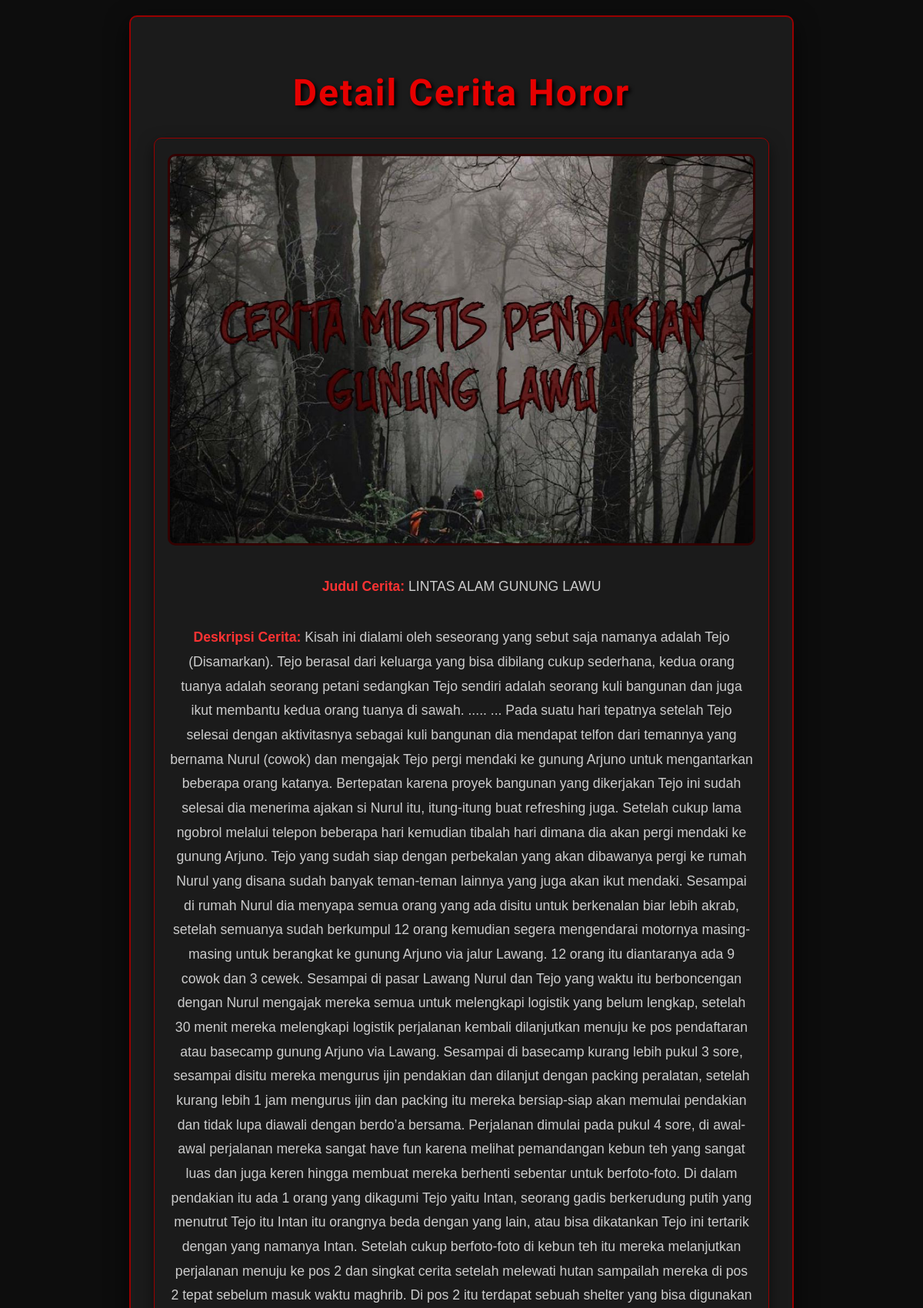
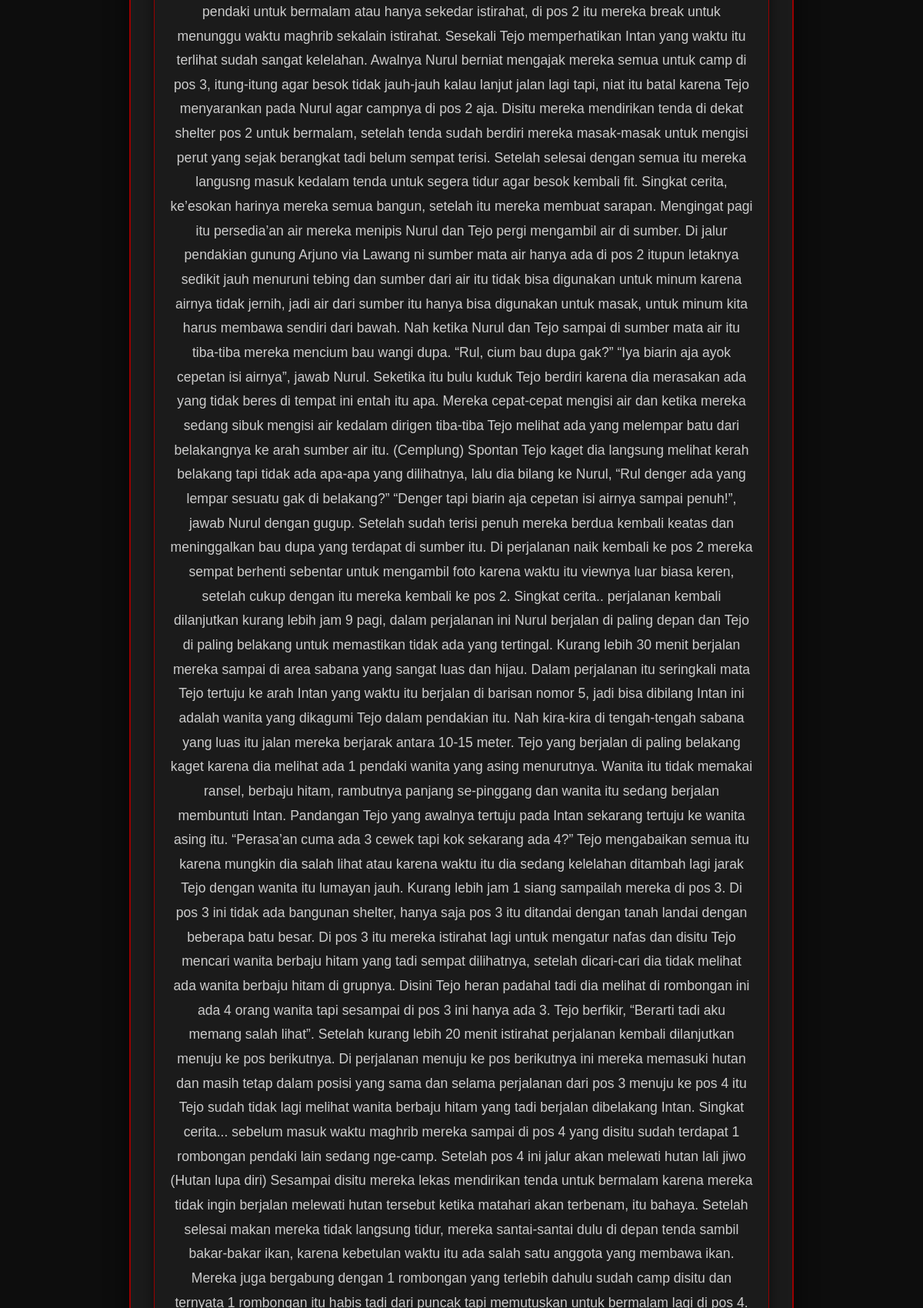
Screenshot of /detail_cerita.php?id=5 (upper part) with the database file from the repository (2 pictures, top to bottom).
### tables this page shows
CREATE TABLE ceritaku (
        id_cerita INTEGER PRIMARY KEY AUTOINCREMENT,
        foto TEXT NOT NULL,
        judul_cerita TEXT NOT NULL,
        deskripsi_cerita TEXT NOT NULL,
        created_at DATE NOT NULL
    );

### detail_cerita.php (the view, shortened to what this page needs)
<?php
if (isset($_GET['id'])) {
    $id_cerita = $_GET['id'];
    $db = connect_db();
    $query = "SELECT * FROM ceritaku WHERE id_cerita = $id_cerita";
    $cerita = $db->querySingle($query, true);
}
?>
<!DOCTYPE html>
<html lang="en">
<head>
</head>
<body>
    <div class="container">
        <h2>Detail Cerita Horor</h2>
        <?php if ($cerita): ?>
            <div class="detail-container">
                <img src="uploads/<?php echo $cerita['foto']; ?>" alt="Foto Cerita">
                <p><strong>Judul Cerita:</strong> <?php echo $cerita['judul_cerita']; ?></p>
                <p><strong>Deskripsi Cerita:</strong> <?php echo $cerita['deskripsi_cerita']; ?></p>
            </div>
        <?php else: ?>
            <p>Cerita tidak ditemukan.</p>
        <?php endif; ?>
    </div>
</body>
</html>

### detail_cerita.php (style rules this page uses)
body { font-family: 'Arial', sans-serif; background-color: #0d0d0d; color: #f5f5f5; margin: 0; padding: 20px; }
.container { max-width: 800px; margin: auto; background-color: #1b1b1b; padding: 30px; border-radius: 10px; box-shadow: 0 10px 30px rgba(0, 0, 0, 0.7); border: 2px solid #990000; }
h2 { color: #e60000; font-family: 'Creepster', cursive; text-align: center; text-shadow: 3px 3px 5px #000; letter-spacing: 2px; margin-bottom: 30px; font-size: 3em; }
.detail-container { display: flex; flex-direction: column; align-items: center; margin-bottom: 20px; background-color: #1b1b1b; padding: 20px; border-radius: 10px; border: 1px solid #990000; box-shadow: 0 8px 20px rgba(0, 0, 0, 0.5); }
img { max-width: 100%; border-radius: 10px; border: 3px solid #330000; margin-bottom: 20px; }
p { line-height: 1.8; font-size: 1.1em; color: #ccc; text-align: center; }
p strong { color: #ff3333; }

### rows the page displays
ceritaku: foto (picture), judul_cerita "LINTAS ALAM GUNUNG LAWU"
